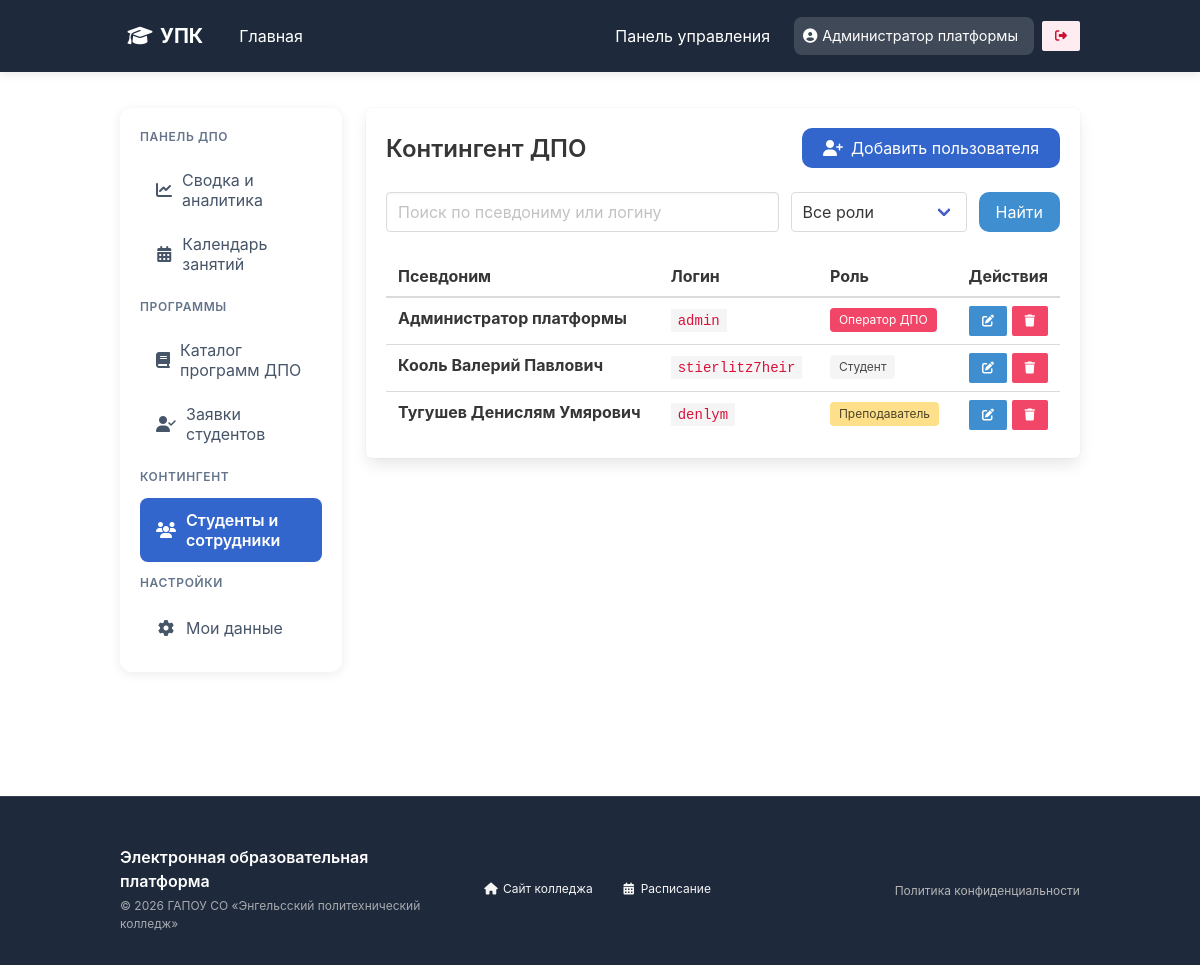
/pages/admin/manage_users.php (signed in), run on the app's committed database.
### tables this page shows
CREATE TABLE `users` (
  `id` int NOT NULL,
  `login` varchar(50) NOT NULL,
  `password_hash` varchar(255) NOT NULL,
  `role` enum('student','teacher','admin') NOT NULL DEFAULT 'student',
  `full_name` varchar(100) NOT NULL,
  `group_name` varchar(20) DEFAULT NULL,
  `group_id` int DEFAULT NULL,
  `remember_token` varchar(255) DEFAULT NULL
);

### pages/admin/manage_users.php (the view, shortened to what this page needs)
<?php
require_once '../../db/db.php';
$search = trim($_GET['search'] ?? '');
$queryStr = "SELECT u.* FROM users u WHERE 1=1";
$params = [];
$queryStr .= " ORDER BY u.full_name ASC";
$stmt = $db->prepare($queryStr);
$stmt->execute($params);
$users = $stmt->fetchAll();
include '../../includes/header.php';
?>
<section class="section">
    <div class="container">
        <div class="columns">
            <div class="column is-3">
                <?php include 'sidebar.php'; ?>
            </div>
            <div class="column">
                <div class="box">
                    <div class="level mb-5">
                        <div class="level-left">
                            <h1 class="title is-4">Контингент ДПО</h1>
                        </div>
                        <div class="level-right">
                            <button class="button is-link is-rounded" onclick="openUserModal()">
                                <i class="fas fa-user-plus mr-2"></i> Добавить пользователя
                            </button>
                        </div>
                    </div>
                    <form method="GET" class="mb-5">
                        <div class="field is-grouped">
                            <div class="control is-expanded">
                                <input class="input" type="text" name="search" placeholder="Поиск по псевдониму или логину" value="<?= htmlspecialchars($search) ?>">
                            </div>
                            <div class="control">
                                <div class="select">
                                    <select name="role">
                                        <option value="">Все роли</option>
                                    </select>
                                </div>
                            </div>
                            <div class="control">
                                <button type="submit" class="button is-info">Найти</button>
                            </div>
                        </div>
                    </form>
                    <table class="table is-fullwidth is-hoverable">
                        <thead>
                            <tr>
                                <th>Псевдоним</th>
                                <th>Логин</th>
                                <th>Роль</th>
                                <th class="has-text-right">Действия</th>
                            </tr>
                        </thead>
                        <tbody id="users-table">
                            <?php foreach ($users as $u): ?>
                            <tr>
                                <td><strong><?= htmlspecialchars($u['full_name']) ?></strong></td>
                                <td><code><?= htmlspecialchars($u['login']) ?></code></td>
                                <td>
                                    <span class="tag <?= $u['role']==='admin'?'is-danger':($u['role']==='teacher'?'is-warning':'is-light') ?>">
                                        <?= htmlspecialchars([
                                            'student' => 'Студент',
                                            'teacher' => 'Преподаватель',
                                            'admin' => 'Оператор ДПО',
                                        ][$u['role']] ?? $u['role']) ?>
                                    </span>
                                </td>
                                <td class="has-text-right">
                                    <button class="button is-small is-info" onclick='editUser(<?= json_encode($u) ?>)'>
                                        <i class="fas fa-edit"></i>
                                    </button>
                                    <button class="button is-small is-danger" onclick="deleteUser(<?= $u['id'] ?>)">
                                        <i class="fas fa-trash"></i>
                                    </button>
                                </td>
                            </tr>
                            <?php endforeach; ?>
                        </tbody>
                    </table>
                </div>
            </div>
        </div>
    </div>
</section>
<?php include '../../includes/footer.php'; ?>

### css/style.css (style rules this page uses)
:root { --primary-dark:#0D1F3C; --primary-blue:#3366CC; --light-gray:#F7F7F7; --border-gray:#E0E0E0; }
html, body { height: 100%; margin: 0; padding: 0; overflow-x: hidden; }
body { display: flex; flex-direction: column; min-height: 100vh; }
.button.is-link { background:var(--primary-blue); }
.button.is-link, .button.is-success, .button.is-warning, .button.is-danger, .button.is-info { border-radius: 10px; }

### includes/header.php (style rules this page uses)
:root { --primary-blue: #3366cc; --primary-dark: #1e293b; }

### includes/footer.php (style rules this page uses)
body { display: flex; flex-direction: column; min-height: 100vh; }

### data on the page
users: full_name "Администратор платформы", login "admin", role "Оператор ДПО"
users: full_name "Кооль Валерий Павлович", login "stierlitz7heir", role "Студент"
users: full_name "Тугушев Денислям Умярович", login "denlym", role "Преподаватель"

### other printed values
$_SESSION['full_name'] "Администратор платформы"
